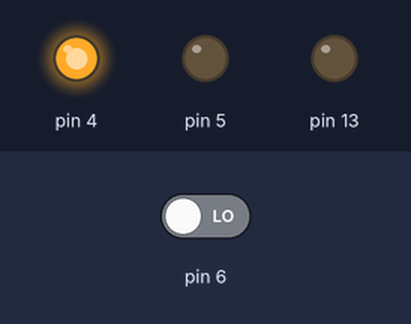
The sketch below on a simulated Arduino Uno, built with avr-gcc and run on an emulated ATmega328P. On the bench: output pins drawn as LEDs (lit = HIGH). The inputs (shaded band) are chosen by the test bench; at power-on: pin 6 LOW.

Above: at 1.2 s.
1.3 s: pin 6 driven HIGH
At 2.1 s:
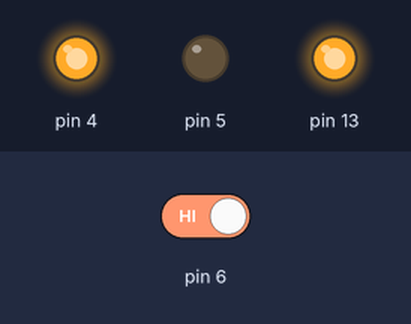
2.8 s: pin 6 driven LOW
At 3.8 s:
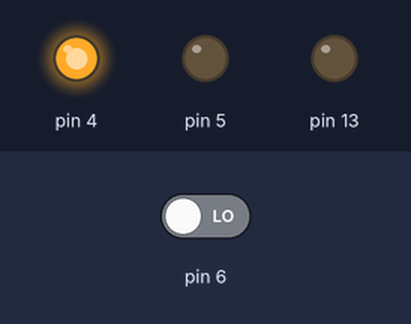
Timing chart, 0 to 5.8 s (numbered marks = the images above; inputs shaded):
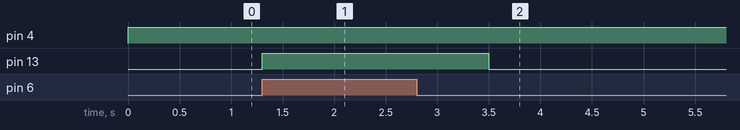

The sketch:

IRsensorOnBoard.ino
```cpp
void setup() {
  // put your setup code here, to run once:
pinMode(13,OUTPUT);
pinMode(4,OUTPUT);
pinMode(5,OUTPUT);
pinMode(6,INPUT);
}

void loop() {
  // put your main code here, to run repeatedly:
digitalWrite(4,HIGH);//VCC
digitalWrite(5,LOW);//GND
if(digitalRead(6)==HIGH){
digitalWrite(13,HIGH);
delay(1000);
 }
else{
digitalWrite(13,LOW);
 }
 delay(100);
}
```

Measured:
- after the input at 1.3 s, pin 13: LOW → HIGH at once
- after the input at 2.8 s, pin 13: HIGH → LOW after 0.70 s
